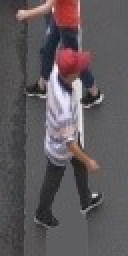
#> input picture Pedestrians/Patch_Video_Human.jpg, 64 x 128 px (shown 2 times larger)
$ jupyter execute --allow-errors 'HOG and creation of dataframes.ipynb'   (older library calls are emulated)
#> lines starting #> are read from the running program, lines starting #| are printed output that depends on the picture
### Import all necessary libraries

[cell 1]
import numpy as np
import random as rd
import cv2
import glob
from skimage import io
from matplotlib import pyplot as plt
import pandas as pd
import dill
from skimage.feature import hog

## Function HOG
We start by defining a HOG() function that computes the Histogram of Oriented Gradients of any 64x128 image.
The function takes as parameter the numpy array representing said image and returns a 3708 elements vector corresponding to the HOG of the function.

[cell 2]
# [70 lines left out: function HOG, not called in this run]

[cell 3]
def HOG(image):
    return hog(image, orientations=9, pixels_per_cell=(8,8), cells_per_block=(2,2), block_norm='L2')

[cell 4]
img1 = cv2.imread("Pedestrians/Patch_Video_Human.jpg")
#> img1 is the input picture: shape (128, 64, 3); mean B, G, R 92, 88.4, 95
#> (the rest of this cell did not finish here and is left out)

## Saving the HOG() function
This function will be useful later, we might as well save it thanks to the pickle module

[cell 5]
file = open('Saved\\HOG','wb')
dill.dump(HOG, file)
#> (this line was passed over: dill is not available in this run)
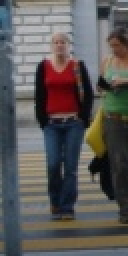
#> input picture Datasets/Train/Pos/crop001039b.jpg, 64 x 128 px (shown 2 times larger)
#> further down, img is the input picture: shape (128, 64, 3); mean B, G, R 88.4, 88.9, 91.8
file.close()

## Creating the dataframe using the HOG() function
We will use here all the images from the training and test datasets, compute their HOG, labeling them -1 or 1 depending on if they contain humans or not (1 corresponding to the case where they contain a human), and put them in different dataframes.
We use -1 and not 0 as it will make things simplier when training the SVM classifier.

[cell 6]
# We start by creating an empty training dataset
col = ["HOG_"+str(i) for i in range(3781)]
col[0] = "label"
train_data = pd.DataFrame(data=None, columns=col)

# Then we look at all the images containing humans in the training dataset
train_pos_mask = "Datasets\\Train\\Pos\\*.*"
train_pos_names = glob.glob(train_pos_mask)     # We use the same tool as during the pre-processing
#> (the rest of this cell did not finish here and is left out)

[cell 7]
# We now do the exact same thing to create the test dataset
# We start by creating an empty testing dataset
col = ["HOG_"+str(i) for i in range(3781)]
col[0] = "label"
test_data = pd.DataFrame(data=None, columns=col)

# Then we look at all the images containing humans in the test dataset
test_pos_mask = "Datasets\\Test\\Pos\\*.*"
test_pos_names = glob.glob(test_pos_mask)     # We use the same tool as during the pre-processing
#> (the rest of this cell did not finish here and is left out)

## Experimentations

### Comparison between our HOG and the one from the scikit-image package

[cell 8]
file = open('Saved\\HOG','rb')
#> (the rest of this cell did not finish here and is left out)

[cell 9]
from skimage.feature import hog
from skimage import data, exposure


image = cv2.imread("Datasets\\Test\\Pos\\crop001512a.jpg")

# This is
#> (the rest of this cell did not finish here and is left out)

### Obtaining an image representing the orientation of the gradient
This shows why it is interesting to represent the orientation of the gradient

[cell 10]
from skimage.feature import hog
from skimage import data, exposure


image = cv2.imread("Datasets\\Test\\Pos\\crop001512a.jpg")

#> (the rest of this cell did not finish here and is left out)

[cell 11]
from skimage.feature import hog
from skimage import data, exposure


img2 = cv2.imread("Pedestrians\\ScreenShotVideoResized.jpg")
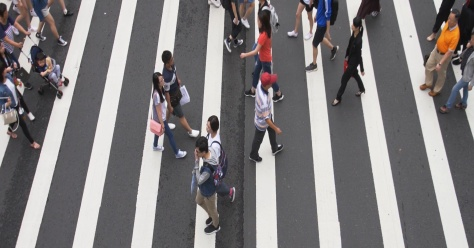
#> input picture Pedestrians/ScreenShotVideoResized.jpg, 474 x 248 px, found by its file name
#> img2 is the input picture: shape (248, 474, 3); mean B, G, R 123.5, 122.3, 125.5

image = img2[112:240, 120:184]
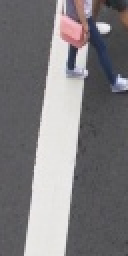
#> image: shape (128, 64, 3) (shown 2 times larger); mean B, G, R 126.1, 123.8, 126.2

hog_vec, hog_image = hog(image, orientations=9, pixels_per_cell=(8, 8),
                    cells_per_block=(2, 2), visualize=True, multichannel=True)
#> hog_vec = 3780 values, max 0.651 at index 3564, min 0 at index 121, mean 0.112

fig, (ax1, ax2) = plt.subplots(1, 2, figsize=(8, 4), sharex=True, sharey=True)

ax1.axis('off')
ax1.imshow(cv2.cvtColor(image, cv2.COLOR_BGR2RGB), cmap=plt.cm.gray)
ax1.set_title('Input image')

# Rescale histogram for better display
hog_image_rescaled = exposure.rescale_intensity(hog_image, in_range=(0, 255))
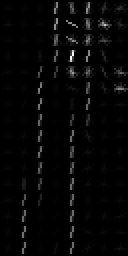
#> hog_image_rescaled: shape (128, 64) float64 (shown 2 times larger); min 0, max 0.295, mean 0.00676; drawn with min black and max white

ax2.axis('off')
ax2.imshow(hog_image_rescaled, cmap=plt.cm.gray)
ax2.set_title('Histogram of Oriented Gradients')
plt.show()
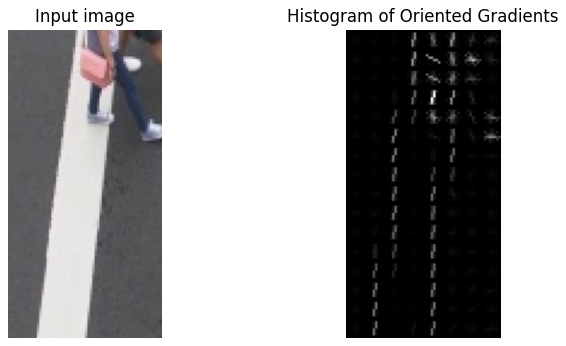
#> figure drawn by matplotlib, 2 panels
